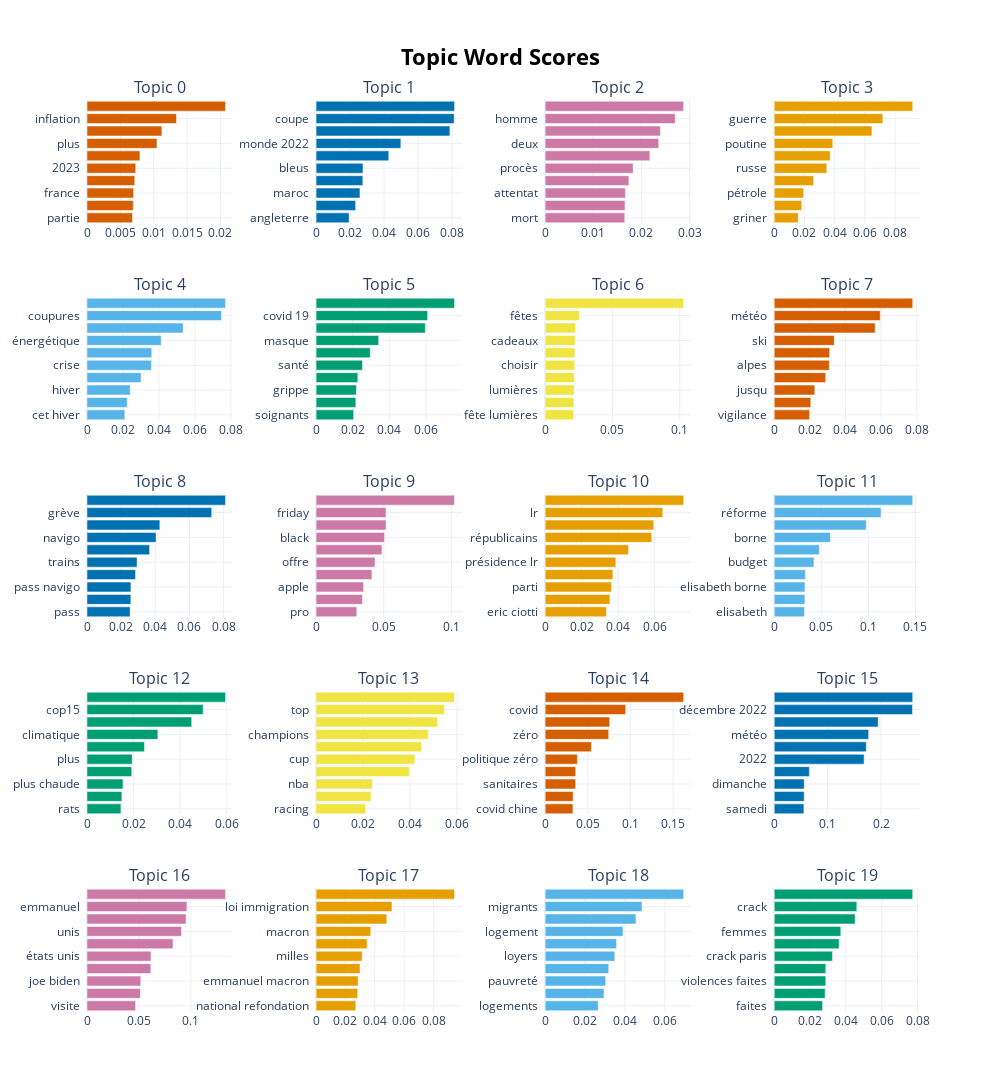

Notebook code for this chart:
### Code cell
topic_model.visualize_barchart(top_n_topics=20, n_words=10)

### Figure 1 — Plotly figure (JSON) as saved in the notebook; plotly's stock layout.template omitted (floating-point values rounded to 4 significant figures)
{"data": [{"marker": {"color": "#D55E00"}, "orientation": "h", "type": "bar", "x": [0.006826, 0.006937, 0.006984, 0.007163, 0.007302, 0.007935, 0.01049, 0.01122, 0.01341, 0.02076], "xaxis": "x", "y": ["partie  ", "bfm  ", "france  ", "prix  ", "2023  ", "2022  ", "plus  ", "novembre  ", "inflation  ", "12  "], "yaxis": "y"}, {"marker": {"color": "#0072B2"}, "orientation": "h", "type": "bar", "x": [0.01942, 0.02329, 0.02583, 0.0275, 0.02758, 0.04276, 0.04987, 0.07873, 0.08124, 0.08147], "xaxis": "x2", "y": ["angleterre  ", "finale  ", "maroc  ", "france  ", "bleus  ", "2022  ", "monde 2022  ", "monde  ", "coupe  ", "coupe monde  "], "yaxis": "y2"}, {"marker": {"color": "#CC79A7"}, "orientation": "h", "type": "bar", "x": [0.01654, 0.01659, 0.01668, 0.0174, 0.01828, 0.02176, 0.0236, 0.02394, 0.02703, 0.02878], "xaxis": "x3", "y": ["mort  ", "prison  ", "attentat  ", "avoir  ", "procès  ", "après  ", "deux  ", "nice  ", "homme  ", "ans  "], "yaxis": "y3"}, {"marker": {"color": "#E69F00"}, "orientation": "h", "type": "bar", "x": [0.0159, 0.01816, 0.01941, 0.02605, 0.03479, 0.03703, 0.03872, 0.06463, 0.07184, 0.0916], "xaxis": "x4", "y": ["griner  ", "zelensky  ", "pétrole  ", "russes  ", "russe  ", "russie  ", "poutine  ", "guerre ukraine  ", "guerre  ", "ukraine  "], "yaxis": "y4"}, {"marker": {"color": "#56B4E9"}, "orientation": "h", "type": "bar", "x": [0.02106, 0.02235, 0.02405, 0.03005, 0.0358, 0.03601, 0.04125, 0.05348, 0.07478, 0.07701], "xaxis": "x5", "y": ["cet hiver  ", "courant  ", "hiver  ", "énergie  ", "crise  ", "crise énergétique  ", "énergétique  ", "coupures électricité  ", "coupures  ", "électricité  "], "yaxis": "y5"}, {"marker": {"color": "#009E73"}, "orientation": "h", "type": "bar", "x": [0.02052, 0.0217, 0.02201, 0.02281, 0.02534, 0.02956, 0.03418, 0.05965, 0.06091, 0.07559], "xaxis": "x6", "y": ["soignants  ", "épidémie  ", "grippe  ", "vaccination  ", "santé  ", "médecins  ", "masque  ", "19  ", "covid 19  ", "covid  "], "yaxis": "y6"}, {"marker": {"color": "#F0E442"}, "orientation": "h", "type": "bar", "x": [0.02131, 0.02132, 0.02152, 0.02164, 0.02198, 0.02203, 0.02235, 0.02263, 0.02546, 0.1029], "xaxis": "x7", "y": ["fête lumières  ", "fêtes fin  ", "lumières  ", "meilleur  ", "choisir  ", "noël fêtes  ", "cadeaux  ", "année  ", "fêtes  ", "noël  "], "yaxis": "y7"}, {"marker": {"color": "#D55E00"}, "orientation": "h", "type": "bar", "x": [0.01984, 0.02052, 0.02278, 0.02891, 0.03092, 0.03111, 0.0337, 0.05665, 0.05953, 0.07775], "xaxis": "x8", "y": ["vigilance  ", "hiver  ", "jusqu  ", "neige verglas  ", "alpes  ", "verglas  ", "ski  ", "froid  ", "météo  ", "neige  "], "yaxis": "y8"}, {"marker": {"color": "#0072B2"}, "orientation": "h", "type": "bar", "x": [0.02529, 0.02569, 0.02573, 0.02844, 0.02932, 0.03668, 0.04047, 0.04268, 0.07307, 0.08113], "xaxis": "x9", "y": ["pass  ", "tgv  ", "pass navigo  ", "rer  ", "trains  ", "transports  ", "navigo  ", "grève sncf  ", "grève  ", "sncf  "], "yaxis": "y9"}, {"marker": {"color": "#CC79A7"}, "orientation": "h", "type": "bar", "x": [0.03009, 0.03426, 0.03514, 0.04127, 0.04357, 0.04866, 0.05061, 0.05171, 0.05171, 0.1023], "xaxis": "x10", "y": ["pro  ", "galaxy  ", "apple  ", "cette  ", "offre  ", "samsung  ", "black  ", "black friday  ", "friday  ", "prix  "], "yaxis": "y10"}, {"marker": {"color": "#E69F00"}, "orientation": "h", "type": "bar", "x": [0.03358, 0.03549, 0.03632, 0.03712, 0.03873, 0.0457, 0.0584, 0.05945, 0.06445, 0.07588], "xaxis": "x11", "y": ["eric ciotti  ", "eric  ", "parti  ", "éric  ", "présidence lr  ", "retailleau  ", "républicains  ", "présidence  ", "lr  ", "ciotti  "], "yaxis": "y11"}, {"marker": {"color": "#56B4E9"}, "orientation": "h", "type": "bar", "x": [0.03217, 0.03259, 0.03265, 0.03315, 0.04221, 0.04789, 0.05977, 0.09783, 0.1134, 0.1472], "xaxis": "x12", "y": ["elisabeth  ", "65  ", "elisabeth borne  ", "65 ans  ", "budget  ", "49  ", "borne  ", "réforme retraites  ", "réforme  ", "retraites  "], "yaxis": "y12"}, {"marker": {"color": "#009E73"}, "orientation": "h", "type": "bar", "x": [0.01459, 0.01499, 0.01546, 0.01922, 0.01943, 0.02469, 0.03046, 0.04499, 0.04989, 0.05949], "xaxis": "x13", "y": ["rats  ", "changement climatique  ", "plus chaude  ", "carbone  ", "plus  ", "cop15 biodiversité  ", "climatique  ", "climat  ", "cop15  ", "biodiversité  "], "yaxis": "y13"}, {"marker": {"color": "#F0E442"}, "orientation": "h", "type": "bar", "x": [0.02112, 0.02338, 0.02404, 0.03972, 0.04207, 0.04498, 0.04777, 0.05167, 0.05474, 0.059], "xaxis": "x14", "y": ["racing  ", "stade  ", "nba  ", "champions cup  ", "cup  ", "rugby  ", "champions  ", "14  ", "top  ", "top 14  "], "yaxis": "y14"}, {"marker": {"color": "#D55E00"}, "orientation": "h", "type": "bar", "x": [0.03258, 0.03282, 0.03564, 0.03581, 0.03774, 0.05418, 0.07446, 0.07557, 0.09433, 0.1623], "xaxis": "x15", "y": ["covid chine  ", "xi  ", "sanitaires  ", "manifestations chine  ", "politique zéro  ", "manifestations  ", "zéro  ", "zéro covid  ", "covid  ", "chine  "], "yaxis": "y15"}, {"marker": {"color": "#0072B2"}, "orientation": "h", "type": "bar", "x": [0.05551, 0.05612, 0.05619, 0.06578, 0.1684, 0.1724, 0.1769, 0.1947, 0.2589, 0.2593], "xaxis": "x16", "y": ["samedi  ", "vendredi  ", "dimanche  ", "vendredi décembre  ", "2022  ", "2022 météo  ", "météo  ", "prévisions  ", "décembre 2022  ", "décembre  "], "yaxis": "y16"}, {"marker": {"color": "#CC79A7"}, "orientation": "h", "type": "bar", "x": [0.04682, 0.05143, 0.05178, 0.06143, 0.06165, 0.08282, 0.09099, 0.09535, 0.09621, 0.1333], "xaxis": "x17", "y": ["visite  ", "joe  ", "joe biden  ", "états  ", "états unis  ", "biden  ", "unis  ", "emmanuel macron  ", "emmanuel  ", "macron  "], "yaxis": "y17"}, {"marker": {"color": "#E69F00"}, "orientation": "h", "type": "bar", "x": [0.02708, 0.02834, 0.02867, 0.02997, 0.03139, 0.03474, 0.03728, 0.04818, 0.05172, 0.09435], "xaxis": "x18", "y": ["national refondation  ", "emmanuel  ", "emmanuel macron  ", "refondation  ", "milles  ", "camp  ", "macron  ", "loi  ", "loi immigration  ", "immigration  "], "yaxis": "y18"}, {"marker": {"color": "#56B4E9"}, "orientation": "h", "type": "bar", "x": [0.02664, 0.02949, 0.03034, 0.03189, 0.03494, 0.03581, 0.03905, 0.04554, 0.04857, 0.06945], "xaxis": "x19", "y": ["logements  ", "devant conseil  ", "pauvreté  ", "marseille  ", "loyers  ", "etat  ", "logement  ", "abri  ", "migrants  ", "strasbourg  "], "yaxis": "y19"}, {"marker": {"color": "#009E73"}, "orientation": "h", "type": "bar", "x": [0.02698, 0.0284, 0.02878, 0.02878, 0.03247, 0.03622, 0.03715, 0.04516, 0.0461, 0.0773], "xaxis": "x20", "y": ["faites  ", "policiers  ", "violences faites  ", "faites femmes  ", "crack paris  ", "paris  ", "femmes  ", "police  ", "crack  ", "violences  "], "yaxis": "y20"}], "layout": {"annotations": [{"font": {"size": 16}, "showarrow": false, "text": "Topic 0", "x": 0.0875, "xanchor": "center", "xref": "paper", "y": 1.0, "yanchor": "bottom", "yref": "paper"}, {"font": {"size": 16}, "showarrow": false, "text": "Topic 1", "x": 0.3625, "xanchor": "center", "xref": "paper", "y": 1.0, "yanchor": "bottom", "yref": "paper"}, {"font": {"size": 16}, "showarrow": false, "text": "Topic 2", "x": 0.6375, "xanchor": "center", "xref": "paper", "y": 1.0, "yanchor": "bottom", "yref": "paper"}, {"font": {"size": 16}, "showarrow": false, "text": "Topic 3", "x": 0.9125, "xanchor": "center", "xref": "paper", "y": 1.0, "yanchor": "bottom", "yref": "paper"}, {"font": {"size": 16}, "showarrow": false, "text": "Topic 4", "x": 0.0875, "xanchor": "center", "xref": "paper", "y": 0.784, "yanchor": "bottom", "yref": "paper"}, {"font": {"size": 16}, "showarrow": false, "text": "Topic 5", "x": 0.3625, "xanchor": "center", "xref": "paper", "y": 0.784, "yanchor": "bottom", "yref": "paper"}, {"font": {"size": 16}, "showarrow": false, "text": "Topic 6", "x": 0.6375, "xanchor": "center", "xref": "paper", "y": 0.784, "yanchor": "bottom", "yref": "paper"}, {"font": {"size": 16}, "showarrow": false, "text": "Topic 7", "x": 0.9125, "xanchor": "center", "xref": "paper", "y": 0.784, "yanchor": "bottom", "yref": "paper"}, {"font": {"size": 16}, "showarrow": false, "text": "Topic 8", "x": 0.0875, "xanchor": "center", "xref": "paper", "y": 0.568, "yanchor": "bottom", "yref": "paper"}, {"font": {"size": 16}, "showarrow": false, "text": "Topic 9", "x": 0.3625, "xanchor": "center", "xref": "paper", "y": 0.568, "yanchor": "bottom", "yref": "paper"}, {"font": {"size": 16}, "showarrow": false, "text": "Topic 10", "x": 0.6375, "xanchor": "center", "xref": "paper", "y": 0.568, "yanchor": "bottom", "yref": "paper"}, {"font": {"size": 16}, "showarrow": false, "text": "Topic 11", "x": 0.9125, "xanchor": "center", "xref": "paper", "y": 0.568, "yanchor": "bottom", "yref": "paper"}, {"font": {"size": 16}, "showarrow": false, "text": "Topic 12", "x": 0.0875, "xanchor": "center", "xref": "paper", "y": 0.352, "yanchor": "bottom", "yref": "paper"}, {"font": {"size": 16}, "showarrow": false, "text": "Topic 13", "x": 0.3625, "xanchor": "center", "xref": "paper", "y": 0.352, "yanchor": "bottom", "yref": "paper"}, {"font": {"size": 16}, "showarrow": false, "text": "Topic 14", "x": 0.6375, "xanchor": "center", "xref": "paper", "y": 0.352, "yanchor": "bottom", "yref": "paper"}, {"font": {"size": 16}, "showarrow": false, "text": "Topic 15", "x": 0.9125, "xanchor": "center", "xref": "paper", "y": 0.352, "yanchor": "bottom", "yref": "paper"}, {"font": {"size": 16}, "showarrow": false, "text": "Topic 16", "x": 0.0875, "xanchor": "center", "xref": "paper", "y": 0.136, "yanchor": "bottom", "yref": "paper"}, {"font": {"size": 16}, "showarrow": false, "text": "Topic 17", "x": 0.3625, "xanchor": "center", "xref": "paper", "y": 0.136, "yanchor": "bottom", "yref": "paper"}, {"font": {"size": 16}, "showarrow": false, "text": "Topic 18", "x": 0.6375, "xanchor": "center", "xref": "paper", "y": 0.136, "yanchor": "bottom", "yref": "paper"}, {"font": {"size": 16}, "showarrow": false, "text": "Topic 19", "x": 0.9125, "xanchor": "center", "xref": "paper", "y": 0.136, "yanchor": "bottom", "yref": "paper"}], "height": 1250, "hoverlabel": {"bgcolor": "white", "font": {"family": "Rockwell", "size": 16}}, "showlegend": false, "title": {"font": {"color": "Black", "size": 22}, "text": "<b>Topic Word Scores", "x": 0.5, "xanchor": "center", "yanchor": "top"}, "width": 1000, "xaxis": {"anchor": "y", "domain": [0, 0.175], "showgrid": true}, "xaxis10": {"anchor": "y10", "domain": [0.275, 0.45], "showgrid": true}, "xaxis11": {"anchor": "y11", "domain": [0.55, 0.725], "showgrid": true}, "xaxis12": {"anchor": "y12", "domain": [0.825, 1], "showgrid": true}, "xaxis13": {"anchor": "y13", "domain": [0, 0.175], "showgrid": true}, "xaxis14": {"anchor": "y14", "domain": [0.275, 0.45], "showgrid": true}, "xaxis15": {"anchor": "y15", "domain": [0.55, 0.725], "showgrid": true}, "xaxis16": {"anchor": "y16", "domain": [0.825, 1], "showgrid": true}, "xaxis17": {"anchor": "y17", "domain": [0, 0.175], "showgrid": true}, "xaxis18": {"anchor": "y18", "domain": [0.275, 0.45], "showgrid": true}, "xaxis19": {"anchor": "y19", "domain": [0.55, 0.725], "showgrid": true}, "xaxis2": {"anchor": "y2", "domain": [0.275, 0.45], "showgrid": true}, "xaxis20": {"anchor": "y20", "domain": [0.825, 1], "showgrid": true}, "xaxis3": {"anchor": "y3", "domain": [0.55, 0.725], "showgrid": true}, "xaxis4": {"anchor": "y4", "domain": [0.825, 1], "showgrid": true}, "xaxis5": {"anchor": "y5", "domain": [0, 0.175], "showgrid": true}, "xaxis6": {"anchor": "y6", "domain": [0.275, 0.45], "showgrid": true}, "xaxis7": {"anchor": "y7", "domain": [0.55, 0.725], "showgrid": true}, "xaxis8": {"anchor": "y8", "domain": [0.825, 1], "showgrid": true}, "xaxis9": {"anchor": "y9", "domain": [0, 0.175], "showgrid": true}, "yaxis": {"anchor": "x", "domain": [0.864, 1.0], "showgrid": true}, "yaxis10": {"anchor": "x10", "domain": [0.432, 0.568], "showgrid": true}, "yaxis11": {"anchor": "x11", "domain": [0.432, 0.568], "showgrid": true}, "yaxis12": {"anchor": "x12", "domain": [0.432, 0.568], "showgrid": true}, "yaxis13": {"anchor": "x13", "domain": [0.216, 0.352], "showgrid": true}, "yaxis14": {"anchor": "x14", "domain": [0.216, 0.352], "showgrid": true}, "yaxis15": {"anchor": "x15", "domain": [0.216, 0.352], "showgrid": true}, "yaxis16": {"anchor": "x16", "domain": [0.216, 0.352], "showgrid": true}, "yaxis17": {"anchor": "x17", "domain": [0, 0.136], "showgrid": true}, "yaxis18": {"anchor": "x18", "domain": [0, 0.136], "showgrid": true}, "yaxis19": {"anchor": "x19", "domain": [0, 0.136], "showgrid": true}, "yaxis2": {"anchor": "x2", "domain": [0.864, 1.0], "showgrid": true}, "yaxis20": {"anchor": "x20", "domain": [0, 0.136], "showgrid": true}, "yaxis3": {"anchor": "x3", "domain": [0.864, 1.0], "showgrid": true}, "yaxis4": {"anchor": "x4", "domain": [0.864, 1.0], "showgrid": true}, "yaxis5": {"anchor": "x5", "domain": [0.648, 0.784], "showgrid": true}, "yaxis6": {"anchor": "x6", "domain": [0.648, 0.784], "showgrid": true}, "yaxis7": {"anchor": "x7", "domain": [0.648, 0.784], "showgrid": true}, "yaxis8": {"anchor": "x8", "domain": [0.648, 0.784], "showgrid": true}, "yaxis9": {"anchor": "x9", "domain": [0.432, 0.568], "showgrid": true}}}
